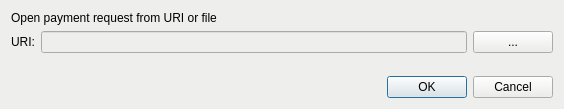
<?xml version="1.0" encoding="UTF-8"?>
<ui version="4.0">
 <class>OpenURIDialog</class>
 <widget class="QDialog" name="OpenURIDialog">
  <property name="geometry">
   <rect>
    <x>0</x>
    <y>0</y>
    <width>564</width>
    <height>109</height>
   </rect>
  </property>
  <property name="windowTitle">
   <string>Open URI</string>
  </property>
  <property name="styleSheet">
   <string notr="true">background-color: rgb(238, 238, 236);</string>
  </property>
  <layout class="QVBoxLayout" name="verticalLayout">
   <item>
    <widget class="QLabel" name="label_2">
     <property name="text">
      <string>Open payment request from URI or file</string>
     </property>
    </widget>
   </item>
   <item>
    <layout class="QHBoxLayout" name="horizontalLayout">
     <item>
      <widget class="QLabel" name="label">
       <property name="text">
        <string>URI:</string>
       </property>
      </widget>
     </item>
     <item>
      <widget class="QValidatedLineEdit" name="uriEdit"/>
     </item>
     <item>
      <widget class="QPushButton" name="selectFileButton">
       <property name="toolTip">
        <string>Select payment request file</string>
       </property>
       <property name="text">
        <string notr="true">...</string>
       </property>
       <property name="autoDefault">
        <bool>false</bool>
       </property>
      </widget>
     </item>
    </layout>
   </item>
   <item>
    <spacer name="verticalSpacer">
     <property name="orientation">
      <enum>Qt::Vertical</enum>
     </property>
     <property name="sizeHint" stdset="0">
      <size>
       <width>20</width>
       <height>40</height>
      </size>
     </property>
    </spacer>
   </item>
   <item>
    <widget class="QDialogButtonBox" name="buttonBox">
     <property name="orientation">
      <enum>Qt::Horizontal</enum>
     </property>
     <property name="standardButtons">
      <set>QDialogButtonBox::Cancel|QDialogButtonBox::Ok</set>
     </property>
    </widget>
   </item>
  </layout>
 </widget>
 <customwidgets>
  <customwidget>
   <class>QValidatedLineEdit</class>
   <extends>QLineEdit</extends>
   <header>qvalidatedlineedit.h</header>
  </customwidget>
 </customwidgets>
 <resources/>
 <connections>
  <connection>
   <sender>buttonBox</sender>
   <signal>accepted()</signal>
   <receiver>OpenURIDialog</receiver>
   <slot>accept()</slot>
   <hints>
    <hint type="sourcelabel">
     <x>248</x>
     <y>254</y>
    </hint>
    <hint type="destinationlabel">
     <x>157</x>
     <y>274</y>
    </hint>
   </hints>
  </connection>
  <connection>
   <sender>buttonBox</sender>
   <signal>rejected()</signal>
   <receiver>OpenURIDialog</receiver>
   <slot>reject()</slot>
   <hints>
    <hint type="sourcelabel">
     <x>316</x>
     <y>260</y>
    </hint>
    <hint type="destinationlabel">
     <x>286</x>
     <y>274</y>
    </hint>
   </hints>
  </connection>
 </connections>
</ui>
